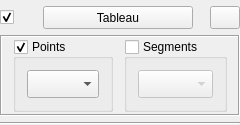
<?xml version="1.0" encoding="UTF-8"?>
<ui version="4.0">
 <class>DataWidget</class>
 <widget class="QWidget" name="DataWidget">
  <property name="geometry">
   <rect>
    <x>0</x>
    <y>0</y>
    <width>240</width>
    <height>125</height>
   </rect>
  </property>
  <property name="sizePolicy">
   <sizepolicy hsizetype="Preferred" vsizetype="Minimum">
    <horstretch>0</horstretch>
    <verstretch>0</verstretch>
   </sizepolicy>
  </property>
  <property name="windowTitle">
   <string>Form</string>
  </property>
  <layout class="QVBoxLayout" name="verticalLayout">
   <property name="leftMargin">
    <number>0</number>
   </property>
   <property name="topMargin">
    <number>6</number>
   </property>
   <property name="rightMargin">
    <number>0</number>
   </property>
   <property name="bottomMargin">
    <number>0</number>
   </property>
   <item>
    <layout class="QHBoxLayout" name="mainLayout">
     <item>
      <widget class="QCheckBox" name="draw">
       <property name="maximumSize">
        <size>
         <width>20</width>
         <height>20</height>
        </size>
       </property>
       <property name="text">
        <string/>
       </property>
       <property name="checked">
        <bool>true</bool>
       </property>
      </widget>
     </item>
     <item>
      <widget class="QLabel" name="nameLabel">
       <property name="sizePolicy">
        <sizepolicy hsizetype="Preferred" vsizetype="Preferred">
         <horstretch>0</horstretch>
         <verstretch>0</verstretch>
        </sizepolicy>
       </property>
       <property name="maximumSize">
        <size>
         <width>90</width>
         <height>25</height>
        </size>
       </property>
       <property name="text">
        <string/>
       </property>
      </widget>
     </item>
     <item>
      <spacer name="horizontalSpacer_7">
       <property name="orientation">
        <enum>Qt::Horizontal</enum>
       </property>
       <property name="sizeHint" stdset="0">
        <size>
         <width>40</width>
         <height>20</height>
        </size>
       </property>
      </spacer>
     </item>
     <item>
      <widget class="QPushButton" name="showDataWindow">
       <property name="sizePolicy">
        <sizepolicy hsizetype="Expanding" vsizetype="Minimum">
         <horstretch>0</horstretch>
         <verstretch>0</verstretch>
        </sizepolicy>
       </property>
       <property name="minimumSize">
        <size>
         <width>150</width>
         <height>0</height>
        </size>
       </property>
       <property name="text">
        <string>Tableau</string>
       </property>
      </widget>
     </item>
     <item>
      <spacer name="horizontalSpacer_8">
       <property name="orientation">
        <enum>Qt::Horizontal</enum>
       </property>
       <property name="sizeHint" stdset="0">
        <size>
         <width>40</width>
         <height>20</height>
        </size>
       </property>
      </spacer>
     </item>
     <item>
      <widget class="QPushButton" name="styleButton">
       <property name="maximumSize">
        <size>
         <width>30</width>
         <height>30</height>
        </size>
       </property>
       <property name="focusPolicy">
        <enum>Qt::NoFocus</enum>
       </property>
       <property name="text">
        <string/>
       </property>
       <property name="icon">
        <iconset resource="../ressources.qrc">
         <normaloff>:/icons/chooseStyle.png</normaloff>:/icons/chooseStyle.png</iconset>
       </property>
       <property name="iconSize">
        <size>
         <width>24</width>
         <height>24</height>
        </size>
       </property>
       <property name="checkable">
        <bool>true</bool>
       </property>
      </widget>
     </item>
    </layout>
   </item>
   <item>
    <widget class="QFrame" name="styleWidget">
     <property name="sizePolicy">
      <sizepolicy hsizetype="Preferred" vsizetype="Minimum">
       <horstretch>0</horstretch>
       <verstretch>0</verstretch>
      </sizepolicy>
     </property>
     <property name="minimumSize">
      <size>
       <width>0</width>
       <height>0</height>
      </size>
     </property>
     <property name="frameShape">
      <enum>QFrame::Box</enum>
     </property>
     <property name="frameShadow">
      <enum>QFrame::Sunken</enum>
     </property>
     <layout class="QHBoxLayout" name="horizontalLayout">
      <property name="spacing">
       <number>2</number>
      </property>
      <property name="leftMargin">
       <number>2</number>
      </property>
      <property name="topMargin">
       <number>2</number>
      </property>
      <property name="rightMargin">
       <number>2</number>
      </property>
      <property name="bottomMargin">
       <number>2</number>
      </property>
      <item>
       <spacer name="horizontalSpacer_4">
        <property name="orientation">
         <enum>Qt::Horizontal</enum>
        </property>
        <property name="sizeHint" stdset="0">
         <size>
          <width>3</width>
          <height>20</height>
         </size>
        </property>
       </spacer>
      </item>
      <item>
       <widget class="QGroupBox" name="drawPoints">
        <property name="title">
         <string>Points</string>
        </property>
        <property name="checkable">
         <bool>true</bool>
        </property>
        <layout class="QVBoxLayout" name="verticalLayout_2">
         <item>
          <widget class="QComboBox" name="pointStyleCombo">
           <property name="sizePolicy">
            <sizepolicy hsizetype="Preferred" vsizetype="Preferred">
             <horstretch>0</horstretch>
             <verstretch>0</verstretch>
            </sizepolicy>
           </property>
           <property name="minimumSize">
            <size>
             <width>0</width>
             <height>28</height>
            </size>
           </property>
           <property name="maximumSize">
            <size>
             <width>120</width>
             <height>30</height>
            </size>
           </property>
          </widget>
         </item>
        </layout>
       </widget>
      </item>
      <item>
       <spacer name="horizontalSpacer_5">
        <property name="orientation">
         <enum>Qt::Horizontal</enum>
        </property>
        <property name="sizeHint" stdset="0">
         <size>
          <width>3</width>
          <height>20</height>
         </size>
        </property>
       </spacer>
      </item>
      <item>
       <widget class="QGroupBox" name="drawSegments">
        <property name="title">
         <string>Segments</string>
        </property>
        <property name="checkable">
         <bool>true</bool>
        </property>
        <property name="checked">
         <bool>false</bool>
        </property>
        <layout class="QVBoxLayout" name="verticalLayout_3">
         <item>
          <widget class="QComboBox" name="linesStyleCombo">
           <property name="sizePolicy">
            <sizepolicy hsizetype="Preferred" vsizetype="Preferred">
             <horstretch>0</horstretch>
             <verstretch>0</verstretch>
            </sizepolicy>
           </property>
           <property name="minimumSize">
            <size>
             <width>0</width>
             <height>28</height>
            </size>
           </property>
           <property name="maximumSize">
            <size>
             <width>120</width>
             <height>30</height>
            </size>
           </property>
          </widget>
         </item>
        </layout>
       </widget>
      </item>
      <item>
       <spacer name="horizontalSpacer_6">
        <property name="orientation">
         <enum>Qt::Horizontal</enum>
        </property>
        <property name="sizeHint" stdset="0">
         <size>
          <width>3</width>
          <height>20</height>
         </size>
        </property>
       </spacer>
      </item>
     </layout>
    </widget>
   </item>
   <item>
    <widget class="Line" name="line">
     <property name="orientation">
      <enum>Qt::Horizontal</enum>
     </property>
    </widget>
   </item>
  </layout>
 </widget>
 <layoutdefault spacing="6" margin="11"/>
 <resources>
  <include location="../ressources.qrc"/>
 </resources>
 <connections/>
</ui>
